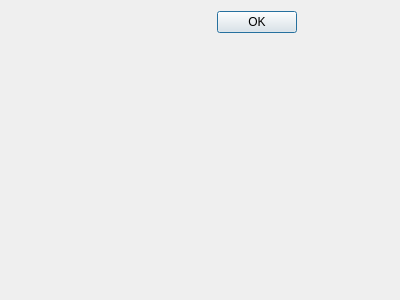
<?xml version="1.0" encoding="UTF-8"?>
<ui version="4.0">
 <class>DialogInfo</class>
 <widget class="QDialog" name="DialogInfo">
  <property name="geometry">
   <rect>
    <x>0</x>
    <y>0</y>
    <width>400</width>
    <height>300</height>
   </rect>
  </property>
  <property name="maximumSize">
   <size>
    <width>400</width>
    <height>16777215</height>
   </size>
  </property>
  <property name="windowTitle">
   <string>Информация</string>
  </property>
  <layout class="QGridLayout" name="gridLayout_2">
   <item row="0" column="0">
    <layout class="QVBoxLayout" name="verticalLayout">
     <item>
      <widget class="QLabel" name="lblTitle">
       <property name="font">
        <font>
         <bold>true</bold>
        </font>
       </property>
       <property name="text">
        <string/>
       </property>
      </widget>
     </item>
     <item>
      <layout class="QGridLayout" name="gridLayout"/>
     </item>
    </layout>
   </item>
   <item row="0" column="1">
    <widget class="QDialogButtonBox" name="buttonBox">
     <property name="orientation">
      <enum>Qt::Vertical</enum>
     </property>
     <property name="standardButtons">
      <set>QDialogButtonBox::Ok</set>
     </property>
    </widget>
   </item>
   <item row="1" column="0">
    <spacer name="verticalSpacer">
     <property name="orientation">
      <enum>Qt::Vertical</enum>
     </property>
     <property name="sizeHint" stdset="0">
      <size>
       <width>20</width>
       <height>40</height>
      </size>
     </property>
    </spacer>
   </item>
  </layout>
 </widget>
 <resources/>
 <connections>
  <connection>
   <sender>buttonBox</sender>
   <signal>accepted()</signal>
   <receiver>DialogInfo</receiver>
   <slot>accept()</slot>
   <hints>
    <hint type="sourcelabel">
     <x>248</x>
     <y>254</y>
    </hint>
    <hint type="destinationlabel">
     <x>157</x>
     <y>274</y>
    </hint>
   </hints>
  </connection>
  <connection>
   <sender>buttonBox</sender>
   <signal>rejected()</signal>
   <receiver>DialogInfo</receiver>
   <slot>reject()</slot>
   <hints>
    <hint type="sourcelabel">
     <x>316</x>
     <y>260</y>
    </hint>
    <hint type="destinationlabel">
     <x>286</x>
     <y>274</y>
    </hint>
   </hints>
  </connection>
 </connections>
</ui>
